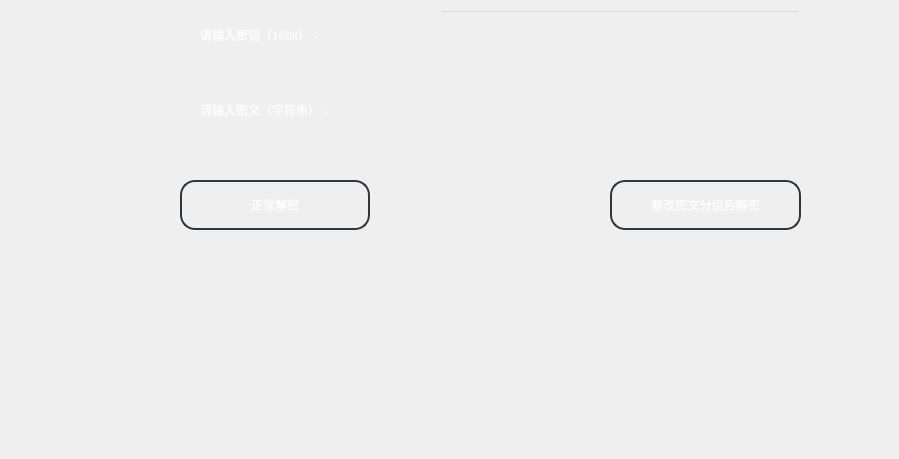
   <widget class="QWidget" name="page_3">
    <widget class="QLabel" name="label_43">
     <property name="geometry">
      <rect>
       <x>200</x>
       <y>20</y>
       <width>191</width>
       <height>31</height>
      </rect>
     </property>
     <property name="styleSheet">
      <string notr="true">
font: 10pt &quot;微软雅黑&quot;;</string>
     </property>
     <property name="text">
      <string>&lt;html&gt;&lt;head/&gt;&lt;body&gt;&lt;p&gt;&lt;span style=&quot; color:#ffffff;&quot;&gt;请输入密钥（16bit）：&lt;/span&gt;&lt;/p&gt;&lt;/body&gt;&lt;/html&gt;</string>
     </property>
    </widget>
    <widget class="QTextEdit" name="textEdit_23">
     <property name="geometry">
      <rect>
       <x>80</x>
       <y>250</y>
       <width>380</width>
       <height>200</height>
      </rect>
     </property>
     <property name="styleSheet">
      <string notr="true">background-color: transparent; /* 设置为透明 */
    font: 10pt &quot;微软雅黑&quot;;
    color: white;
</string>
     </property>
    </widget>
    <widget class="QLineEdit" name="lineEdit_43">
     <property name="geometry">
      <rect>
       <x>440</x>
       <y>10</y>
       <width>360</width>
       <height>41</height>
      </rect>
     </property>
     <property name="styleSheet">
      <string notr="true">background-color: transparent; /* 设置为透明 */
    font: 10pt &quot;微软雅黑&quot;;
    color: white;
</string>
     </property>
    </widget>
    <widget class="QPushButton" name="pushButton_40">
     <property name="geometry">
      <rect>
       <x>180</x>
       <y>180</y>
       <width>190</width>
       <height>50</height>
      </rect>
     </property>
     <property name="minimumSize">
      <size>
       <width>190</width>
       <height>50</height>
      </size>
     </property>
     <property name="styleSheet">
      <string notr="true">/**正常情况下样式**/
QPushButton{
    font: 10pt &quot;微软雅黑&quot;;
    color: white;
    background-color: transparent; /* 设置为透明 */
    border-color: #2f3640;
    border-radius: 15px;
    border-style: solid;
    border-width: 2px;
    padding: 5px;
}

/**鼠标停留在按钮上的样式**/
QPushButton:hover{   
    color: #FFFFFF;
    background-color: #a2375a;
    border-color: #2f3640;
}

/**鼠标按压下去的样式**/
QPushButton:pressed, QPushButton:checked{
    color: #FFFFFF;
    background-color: qlineargradient(spread:pad, x1:0, y1:0, x2:0, y2:1, stop:0  #273c75, stop:1 #202f55);
}

/**按钮失能情况下样式**/
QPushButton:disabled{
    color: #FFFFFF;
    background-color: #dcdde1;
    border-color: #dcdde1;
}
</string>
     </property>
     <property name="text">
      <string>正常解密</string>
     </property>
    </widget>
    <widget class="QLabel" name="label_44">
     <property name="geometry">
      <rect>
       <x>200</x>
       <y>90</y>
       <width>201</width>
       <height>41</height>
      </rect>
     </property>
     <property name="styleSheet">
      <string notr="true">    color: white;
font: 10pt &quot;微软雅黑&quot;;</string>
     </property>
     <property name="text">
      <string>&lt;html&gt;&lt;head/&gt;&lt;body&gt;&lt;p&gt;请输入密文（字符串）：&lt;/p&gt;&lt;/body&gt;&lt;/html&gt;</string>
     </property>
    </widget>
    <widget class="QPushButton" name="pushButton_41">
     <property name="geometry">
      <rect>
       <x>610</x>
       <y>180</y>
       <width>191</width>
       <height>50</height>
      </rect>
     </property>
     <property name="minimumSize">
      <size>
       <width>120</width>
       <height>50</height>
      </size>
     </property>
     <property name="styleSheet">
      <string notr="true">/**正常情况下样式**/
QPushButton{
    font: 10pt &quot;微软雅黑&quot;;
    color: white;
    background-color: transparent; /* 设置为透明 */
    border-color: #2f3640;
    border-radius: 15px;
    border-style: solid;
    border-width: 2px;
    padding: 5px;
}

/**鼠标停留在按钮上的样式**/
QPushButton:hover{   
    color: #FFFFFF;
    background-color: #a2375a;
    border-color: #2f3640;
}

/**鼠标按压下去的样式**/
QPushButton:pressed, QPushButton:checked{
    color: #FFFFFF;
    background-color: qlineargradient(spread:pad, x1:0, y1:0, x2:0, y2:1, stop:0  #273c75, stop:1 #202f55);
}

/**按钮失能情况下样式**/
QPushButton:disabled{
    color: #FFFFFF;
    background-color: #dcdde1;
    border-color: #dcdde1;
}
</string>
     </property>
     <property name="text">
      <string>修改密文分组后解密</string>
     </property>
    </widget>
    <widget class="QTextEdit" name="textEdit_24">
     <property name="geometry">
      <rect>
       <x>510</x>
       <y>250</y>
       <width>380</width>
       <height>200</height>
      </rect>
     </property>
     <property name="styleSheet">
      <string notr="true">background-color: transparent; /* 设置为透明 */
    font: 10pt &quot;微软雅黑&quot;;
    color: white;
</string>
     </property>
    </widget>
    <widget class="QTextEdit" name="textEdit">
     <property name="geometry">
      <rect>
       <x>440</x>
       <y>70</y>
       <width>361</width>
       <height>81</height>
      </rect>
     </property>
     <property name="styleSheet">
      <string notr="true">background-color: transparent; /* 设置为透明 */
    font: 10pt &quot;微软雅黑&quot;;
    color: white;
</string>
     </property>
    </widget>
   </widget>
